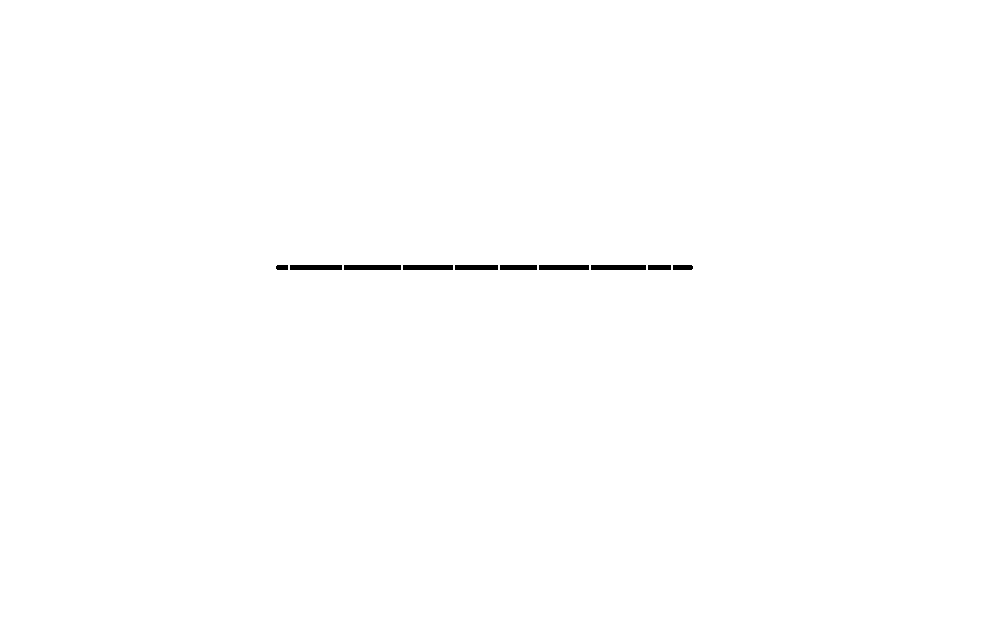
#> input picture 13_Hough_Transform.png, 1000 x 624 px
$ python 13_Hough_Tranform.py
#> lines starting #> are read from the running program, lines starting #| are printed output that depends on the picture; after the words box and inside, x2 and y2 are one past the last pixel; in counts of white or black regions, pixels touching at a corner belong together
import cv2
import numpy as np
import matplotlib.pyplot as plt

img = cv2.imread("13_Hough_Transform.png", 0)
#> img: shape (624, 1000); 99.7% white; 10 black regions, largest, box (x1, y1, x2, y2) and area: (344, 265, 401, 270) 285, (591, 265, 646, 270) 275, (290, 265, 342, 270) 260

plt.subplot(1, 2, 1)
plt.imshow(img, cmap="gray", vmin=0, vmax=255)

edges = cv2.Canny(img, 30, 100)
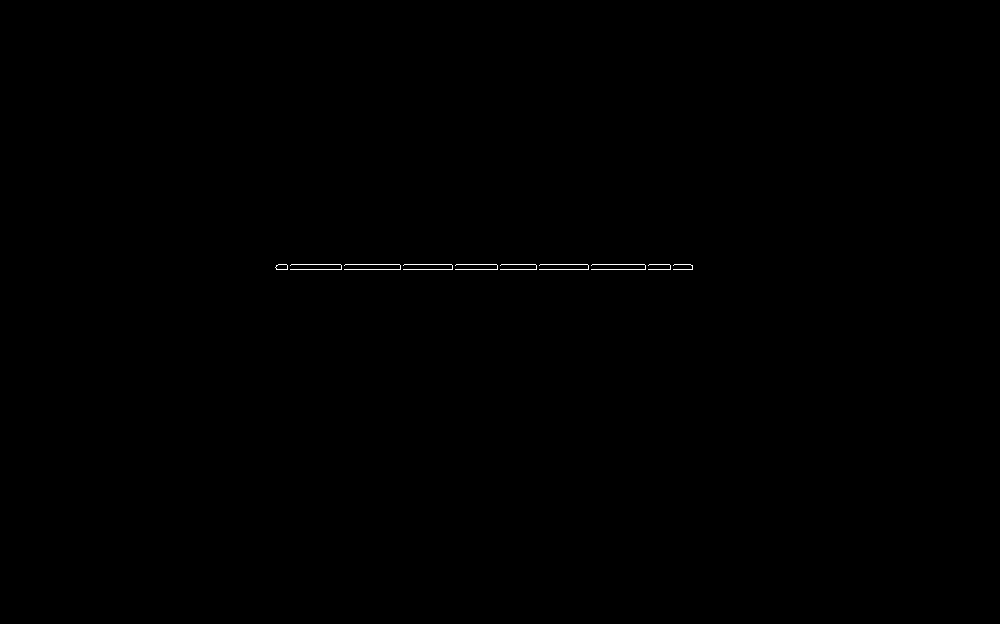
#> edges: shape (624, 1000); 0.13% white in thin lines or dots, all inside (x1, y1, x2, y2) = (275, 264, 693, 270)
lines = cv2.HoughLinesP(edges,
                        rho=1,
                        theta=np.pi/180,
                        threshold=20,
                        minLineLength=30,
                        maxLineGap=10)
#> lines = [[278, 264, 690, 264], [276, 269, 692, 269]]

# print(edges)
# print(lines)

if lines is not None:
    for line in lines:
#> (the run stopped early here; a loop or call above may not have finished)
